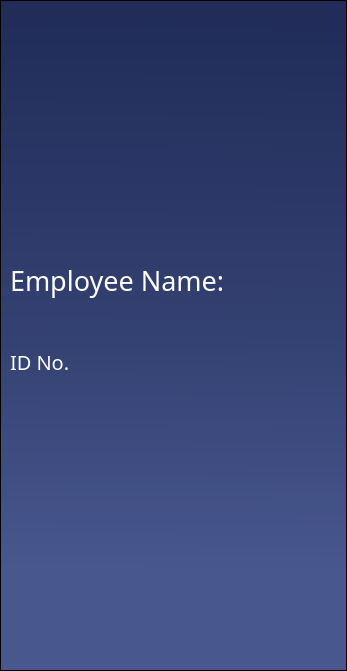
  <widget class="QFrame" name="empSideBar">
   <property name="geometry">
    <rect>
     <x>0</x>
     <y>-1</y>
     <width>347</width>
     <height>671</height>
    </rect>
   </property>
   <property name="minimumSize">
    <size>
     <width>347</width>
     <height>665</height>
    </size>
   </property>
   <property name="styleSheet">
    <string notr="true">background-color: qlineargradient(spread:pad, x1:0.508, y1:0.0340909, x2:0.503051, y2:1, stop:0 rgba(33, 44, 89, 255), stop:0.497175 rgba(52, 66, 115, 255), stop:0.847458 rgba(72, 87, 142, 255));
border: 1px solid black</string>
   </property>
   <property name="frameShape">
    <enum>QFrame::StyledPanel</enum>
   </property>
   <property name="frameShadow">
    <enum>QFrame::Raised</enum>
   </property>
   <widget class="QLabel" name="label">
    <property name="geometry">
     <rect>
      <x>90</x>
      <y>70</y>
      <width>161</width>
      <height>181</height>
     </rect>
    </property>
    <property name="styleSheet">
     <string notr="true">border: none; background: none</string>
    </property>
    <property name="text">
     <string/>
    </property>
    <property name="pixmap">
     <pixmap>../Resources/Icons/user.svg</pixmap>
    </property>
    <property name="scaledContents">
     <bool>false</bool>
    </property>
   </widget>
   <widget class="QLabel" name="lblTitle_2">
    <property name="geometry">
     <rect>
      <x>10</x>
      <y>260</y>
      <width>310</width>
      <height>41</height>
     </rect>
    </property>
    <property name="font">
     <font>
      <family>Poppins</family>
      <pointsize>20</pointsize>
      <weight>50</weight>
      <bold>false</bold>
     </font>
    </property>
    <property name="layoutDirection">
     <enum>Qt::LeftToRight</enum>
    </property>
    <property name="styleSheet">
     <string notr="true">color: white; border: none; background: none;</string>
    </property>
    <property name="text">
     <string>Employee Name:</string>
    </property>
    <property name="alignment">
     <set>Qt::AlignLeading|Qt::AlignLeft|Qt::AlignVCenter</set>
    </property>
   </widget>
   <widget class="QLabel" name="lblTitle_3">
    <property name="geometry">
     <rect>
      <x>10</x>
      <y>341</y>
      <width>311</width>
      <height>41</height>
     </rect>
    </property>
    <property name="font">
     <font>
      <family>Poppins</family>
      <pointsize>15</pointsize>
      <weight>50</weight>
      <bold>false</bold>
     </font>
    </property>
    <property name="styleSheet">
     <string notr="true">color: white; border: none; background: none;</string>
    </property>
    <property name="text">
     <string>ID No.</string>
    </property>
   </widget>
   <widget class="QLabel" name="nameDisplay">
    <property name="geometry">
     <rect>
      <x>20</x>
      <y>300</y>
      <width>291</width>
      <height>41</height>
     </rect>
    </property>
    <property name="font">
     <font>
      <family>Poppins</family>
      <pointsize>14</pointsize>
      <weight>50</weight>
      <bold>false</bold>
     </font>
    </property>
    <property name="layoutDirection">
     <enum>Qt::LeftToRight</enum>
    </property>
    <property name="styleSheet">
     <string notr="true">color: white; border: none; background: none;</string>
    </property>
    <property name="text">
     <string/>
    </property>
    <property name="alignment">
     <set>Qt::AlignLeading|Qt::AlignLeft|Qt::AlignVCenter</set>
    </property>
   </widget>
   <widget class="QLabel" name="idDisplay">
    <property name="geometry">
     <rect>
      <x>20</x>
      <y>381</y>
      <width>291</width>
      <height>41</height>
     </rect>
    </property>
    <property name="font">
     <font>
      <family>Poppins</family>
      <pointsize>14</pointsize>
      <weight>50</weight>
      <bold>false</bold>
     </font>
    </property>
    <property name="layoutDirection">
     <enum>Qt::LeftToRight</enum>
    </property>
    <property name="styleSheet">
     <string notr="true">color: white; border: none; background: none;</string>
    </property>
    <property name="text">
     <string/>
    </property>
    <property name="alignment">
     <set>Qt::AlignLeading|Qt::AlignLeft|Qt::AlignVCenter</set>
    </property>
   </widget>
  </widget>
